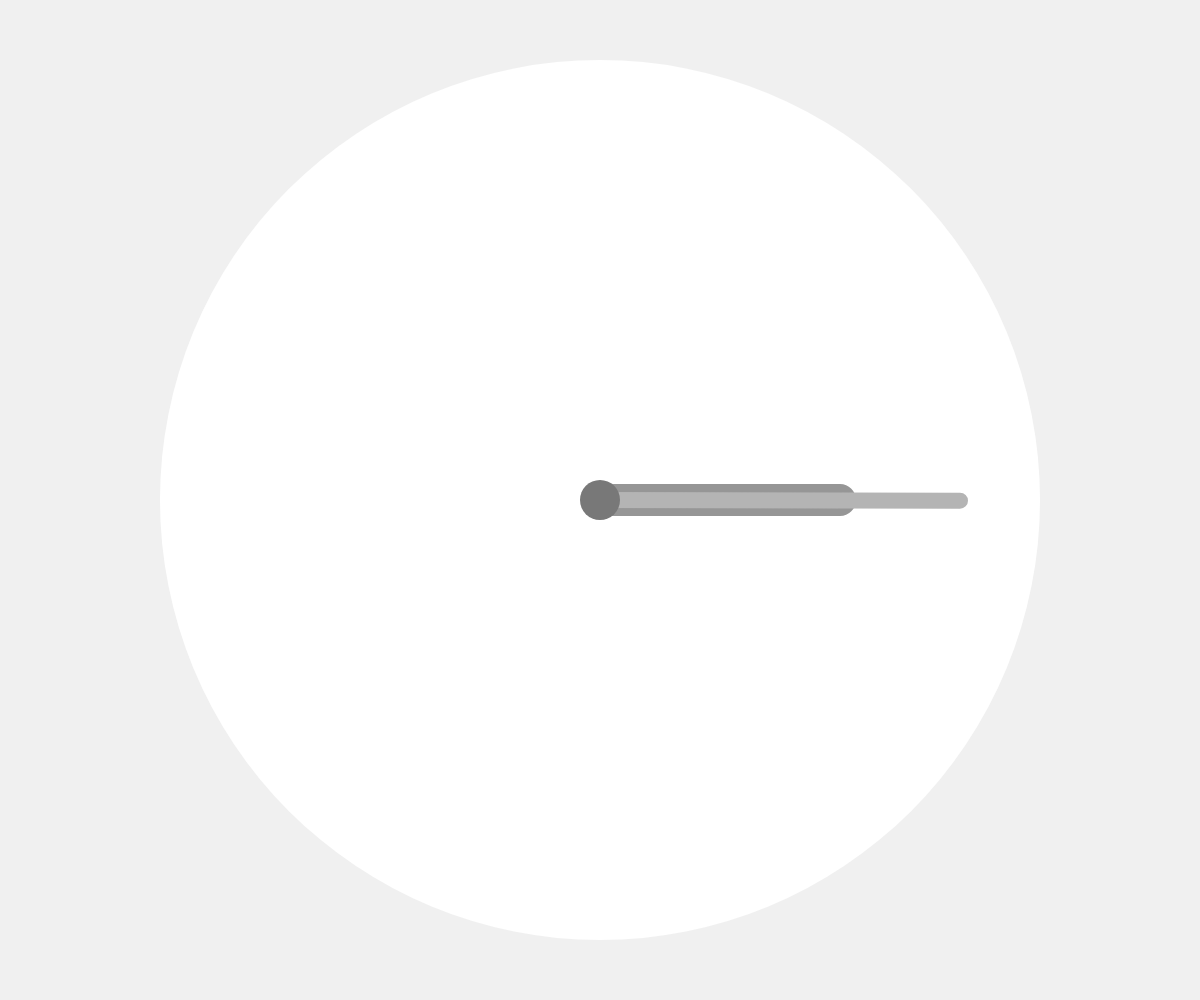
Frame 1 (no input)
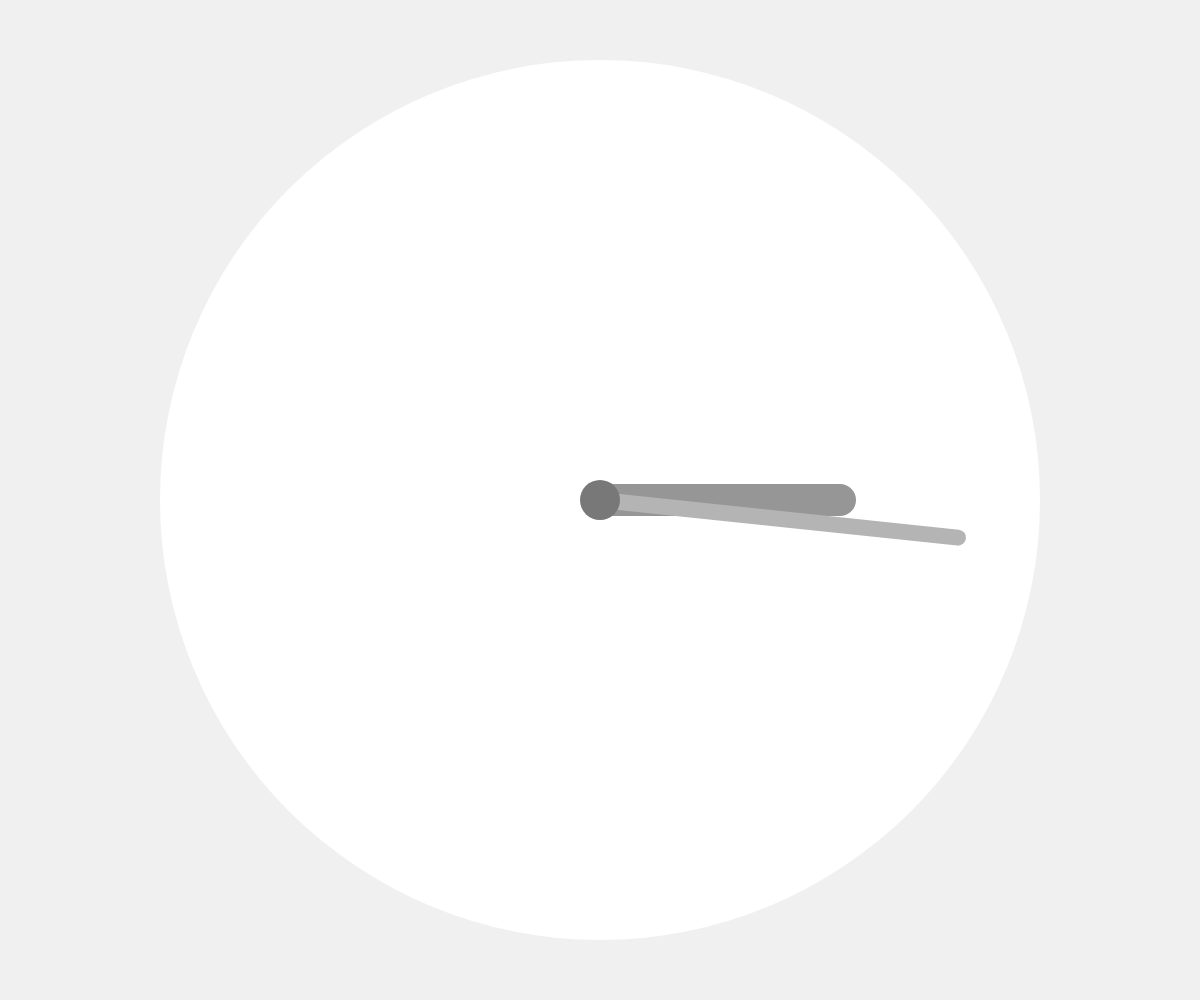
Frame 60 (no input)
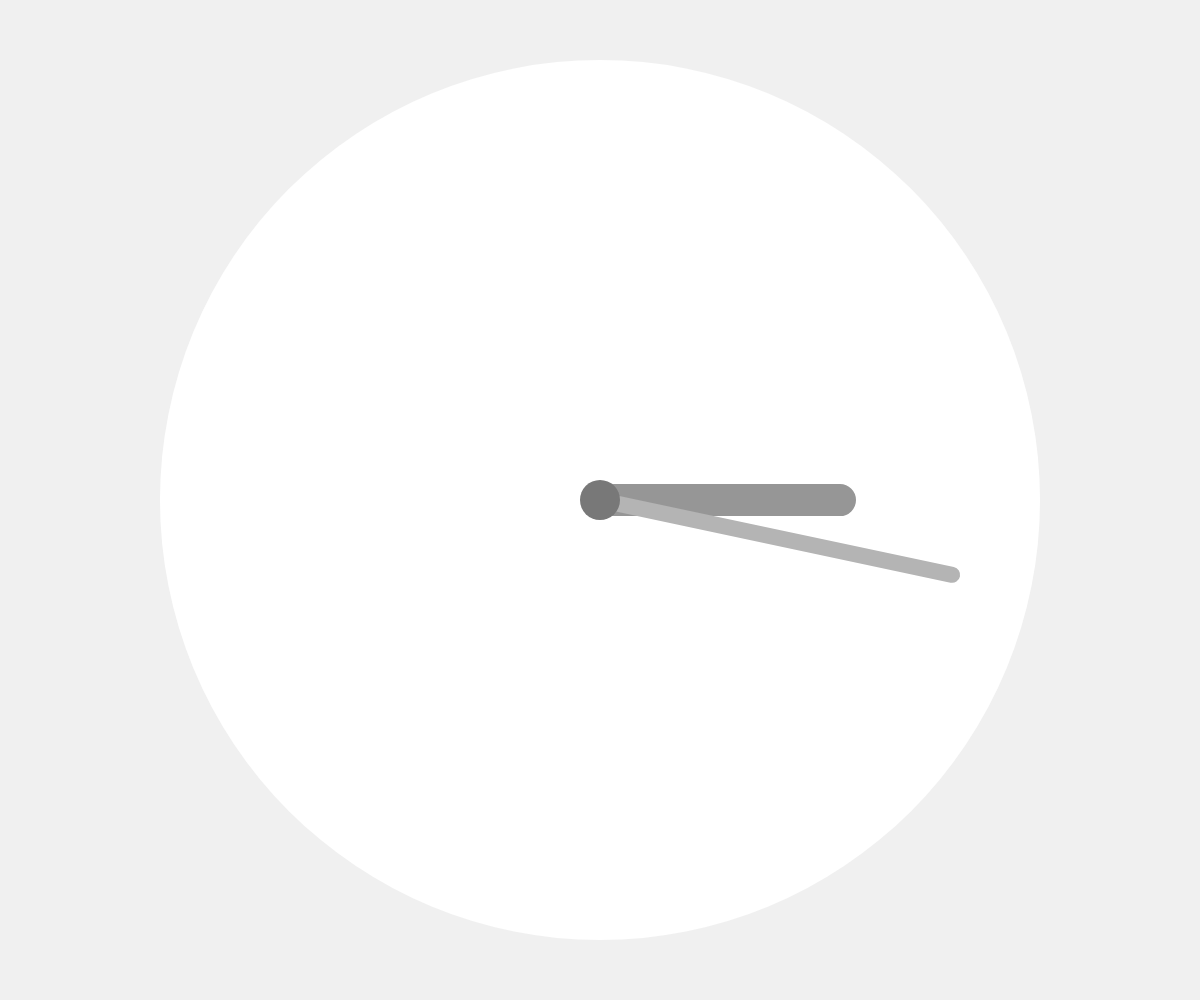
Frame 120 (the mouse pressed at the canvas centre since frame 60)

The p5.js sketch that drew these frames (run headless with seeded random() and noise() and a simulated clock; from frame 60 on, the mouse is pressed at the canvas centre):

// p5.js sketch
// ── sketch.js
let hourHand, minuteHand;
let centerX, centerY;
let handLength;

function setup() {
  createCanvas(windowWidth, windowHeight);
  centerX = width / 2;
  centerY = height / 2;
  handLength = min(width, height) * 0.4;
  
  // Initialize hands with starting angles
  hourHand = { angle: 0 };
  minuteHand = { angle: 0 };
}

function draw() {
  background(240); // Neutral background
  
  // Draw clock face
  noStroke();
  fill(255);
  ellipse(centerX, centerY, handLength * 2.2, handLength * 2.2);
  
  // Update angles for continuous motion
  const seconds = millis() / 1000;
  hourHand.angle = (seconds / 43200) % 1; // 12 hours = 43200 seconds
  minuteHand.angle = (seconds / 60) % 1;   // 1 minute = 60 seconds
  
  // Convert to radians
  const hourRad = TWO_PI * hourHand.angle;
  const minuteRad = TWO_PI * minuteHand.angle;
  
  // Draw hour hand (shorter, thicker)
  stroke(150, 150, 150); // Brushed nickel color
  strokeWeight(handLength * 0.08);
  line(centerX, centerY, 
       centerX + cos(hourRad) * handLength * 0.6,
       centerY + sin(hourRad) * handLength * 0.6);
  
  // Draw minute hand (longer, thinner)
  stroke(180, 180, 180); // Slightly lighter brushed nickel
  strokeWeight(handLength * 0.04);
  line(centerX, centerY, 
       centerX + cos(minuteRad) * handLength * 0.9,
       centerY + sin(minuteRad) * handLength * 0.9);
  
  // Draw center cap
  noStroke();
  fill(120, 120, 120);
  ellipse(centerX, centerY, handLength * 0.1, handLength * 0.1);
}

function windowResized() {
  resizeCanvas(windowWidth, windowHeight);
  centerX = width / 2;
  centerY = height / 2;
  handLength = min(width, height) * 0.4;
}
